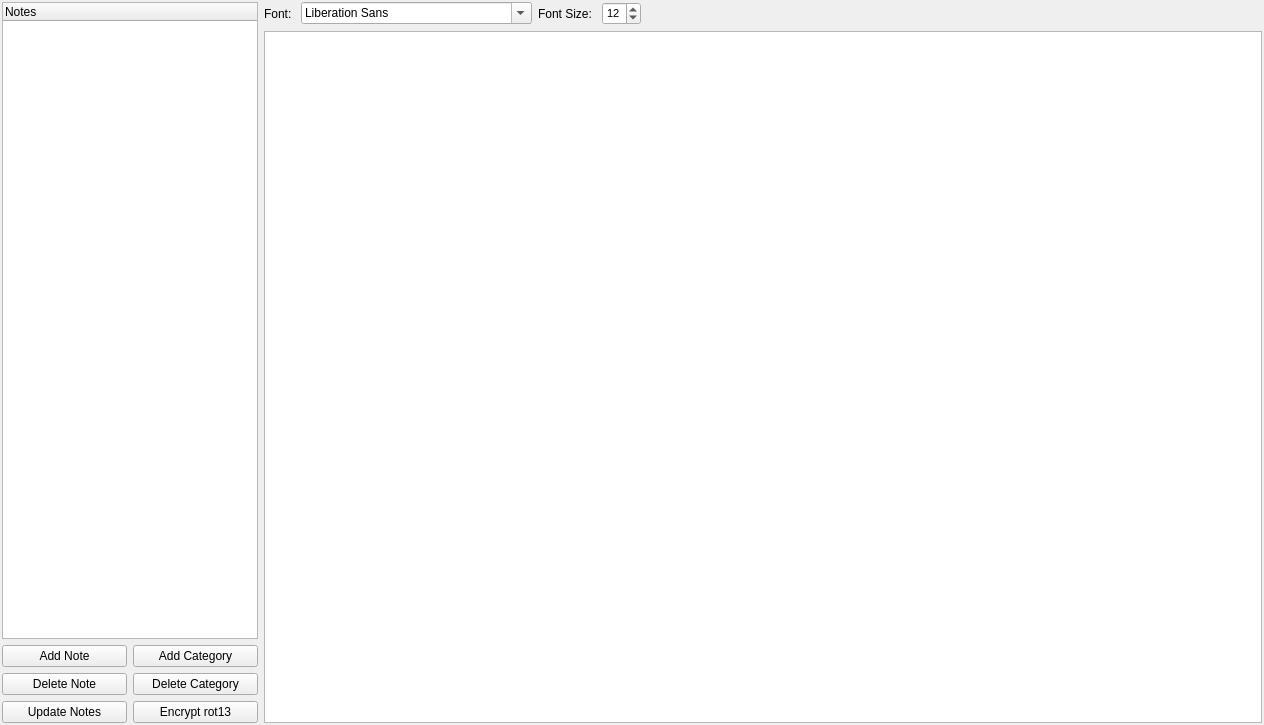
<?xml version="1.0" encoding="UTF-8"?>
<ui version="4.0">
 <class>NotesTool</class>
 <widget class="QWidget" name="NotesTool">
  <property name="geometry">
   <rect>
    <x>0</x>
    <y>0</y>
    <width>1264</width>
    <height>725</height>
   </rect>
  </property>
  <property name="windowTitle">
   <string>Form</string>
  </property>
  <layout class="QHBoxLayout" name="horizontalLayout_2">
   <property name="leftMargin">
    <number>2</number>
   </property>
   <property name="topMargin">
    <number>2</number>
   </property>
   <property name="rightMargin">
    <number>2</number>
   </property>
   <property name="bottomMargin">
    <number>2</number>
   </property>
   <item>
    <layout class="QVBoxLayout" name="verticalLayout">
     <item>
      <widget class="QTreeWidget" name="treeWidget_notes">
       <property name="sizePolicy">
        <sizepolicy hsizetype="Maximum" vsizetype="Expanding">
         <horstretch>0</horstretch>
         <verstretch>0</verstretch>
        </sizepolicy>
       </property>
       <column>
        <property name="text">
         <string>Notes</string>
        </property>
       </column>
      </widget>
     </item>
     <item>
      <layout class="QGridLayout" name="gridLayout">
       <item row="0" column="0">
        <widget class="QPushButton" name="pushButton_addNote">
         <property name="text">
          <string>Add Note</string>
         </property>
        </widget>
       </item>
       <item row="1" column="0">
        <widget class="QPushButton" name="pushButton_deleteNote">
         <property name="text">
          <string>Delete Note</string>
         </property>
        </widget>
       </item>
       <item row="0" column="1">
        <widget class="QPushButton" name="pushButton_addCategory">
         <property name="text">
          <string>Add Category</string>
         </property>
        </widget>
       </item>
       <item row="1" column="1">
        <widget class="QPushButton" name="pushButton_deleteCategory">
         <property name="text">
          <string>Delete Category</string>
         </property>
        </widget>
       </item>
       <item row="2" column="0">
        <widget class="QPushButton" name="pushButton_update">
         <property name="text">
          <string>Update Notes</string>
         </property>
        </widget>
       </item>
       <item row="2" column="1">
        <widget class="QPushButton" name="pushButton_encrypt">
         <property name="text">
          <string>Encrypt rot13</string>
         </property>
        </widget>
       </item>
      </layout>
     </item>
    </layout>
   </item>
   <item>
    <layout class="QVBoxLayout" name="verticalLayout_2">
     <item>
      <layout class="QHBoxLayout" name="horizontalLayout">
       <item>
        <widget class="QLabel" name="label">
         <property name="sizePolicy">
          <sizepolicy hsizetype="Maximum" vsizetype="Preferred">
           <horstretch>0</horstretch>
           <verstretch>0</verstretch>
          </sizepolicy>
         </property>
         <property name="text">
          <string>Font: </string>
         </property>
        </widget>
       </item>
       <item>
        <widget class="QFontComboBox" name="fontComboBox"/>
       </item>
       <item>
        <widget class="QLabel" name="label_2">
         <property name="sizePolicy">
          <sizepolicy hsizetype="Maximum" vsizetype="Preferred">
           <horstretch>0</horstretch>
           <verstretch>0</verstretch>
          </sizepolicy>
         </property>
         <property name="text">
          <string>Font Size: </string>
         </property>
        </widget>
       </item>
       <item>
        <widget class="QSpinBox" name="spinBox_fontSize">
         <property name="font">
          <font>
           <pointsize>8</pointsize>
          </font>
         </property>
         <property name="minimum">
          <number>1</number>
         </property>
         <property name="value">
          <number>12</number>
         </property>
        </widget>
       </item>
       <item>
        <spacer name="horizontalSpacer">
         <property name="orientation">
          <enum>Qt::Horizontal</enum>
         </property>
         <property name="sizeHint" stdset="0">
          <size>
           <width>40</width>
           <height>20</height>
          </size>
         </property>
        </spacer>
       </item>
      </layout>
     </item>
     <item>
      <widget class="QTextEdit" name="textEdit_notes"/>
     </item>
    </layout>
   </item>
  </layout>
 </widget>
 <resources/>
 <connections/>
</ui>
